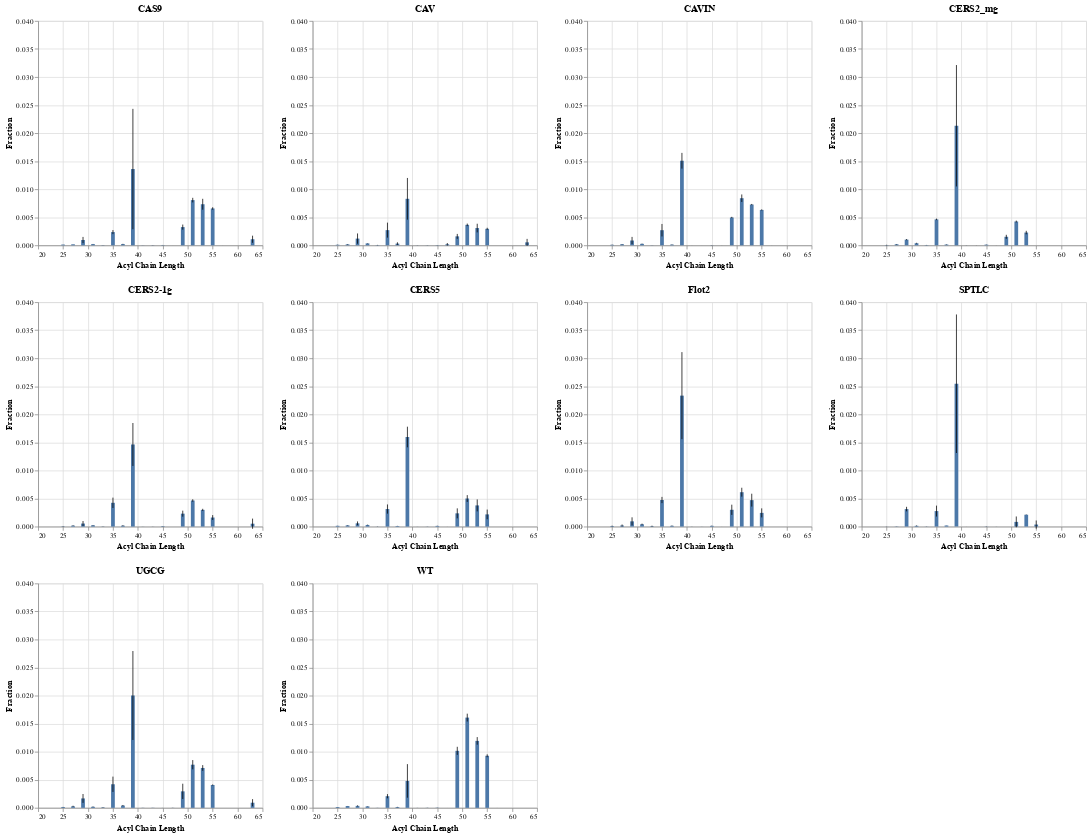

Here is the notebook cell this chart was saved with:
### Code cell
chart_list = []
for protein in odds_long['protein'].unique():
    source = odds_long[odds_long['protein'] == protein]
    
    # create error bars
    err = alt.Chart(source).mark_errorbar(extent='stdev').encode(
        x='Acyl Chain Length:Q',
        y='Fraction:Q',
    )
    
    # create histogram
    bar = alt.Chart(source).mark_bar().encode(
        x='Acyl Chain Length:Q',
        y=alt.Y('mean(Fraction):Q').scale(domain=[0,.04]),
    ).properties(title=protein)
    
    # append to chart list
    chart = bar + err
    
    chart_list.append(chart)
    
# odds_distribution = alt.hconcat(*chart_list[:3]) & alt.hconcat(*chart_list[3:6]) & alt.hconcat(*chart_list[6:9]) & chart_list[9]
# odds_distribution

odds_distribution2 = alt.hconcat(*chart_list[:4]) & alt.hconcat(*chart_list[4:8]) & alt.hconcat(*chart_list[8:])
odds_distribution2
